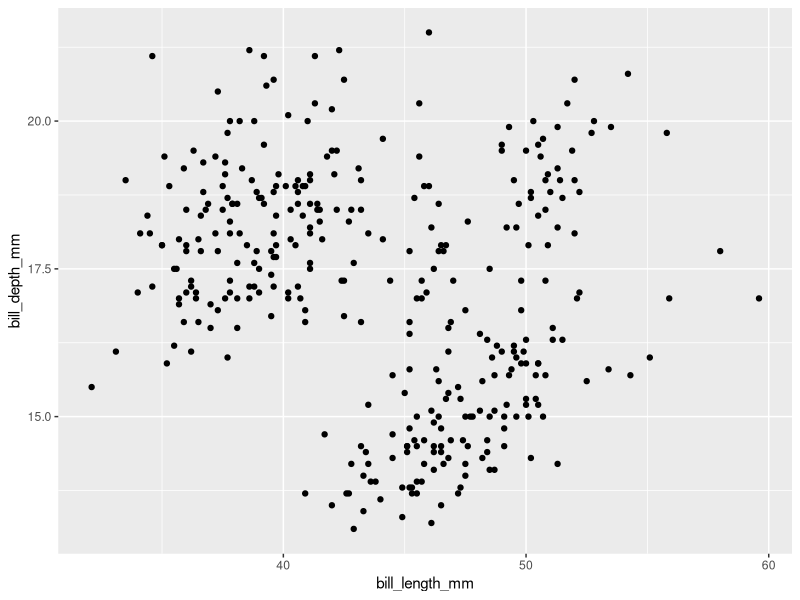
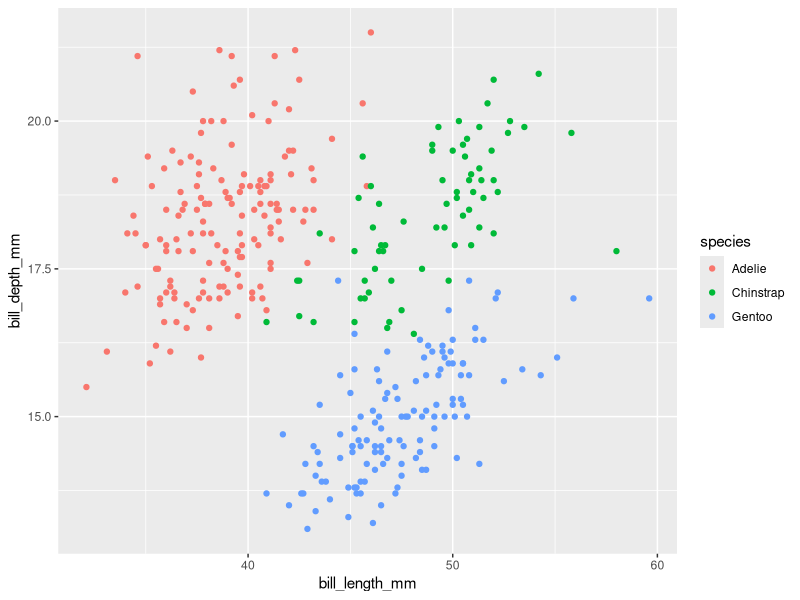
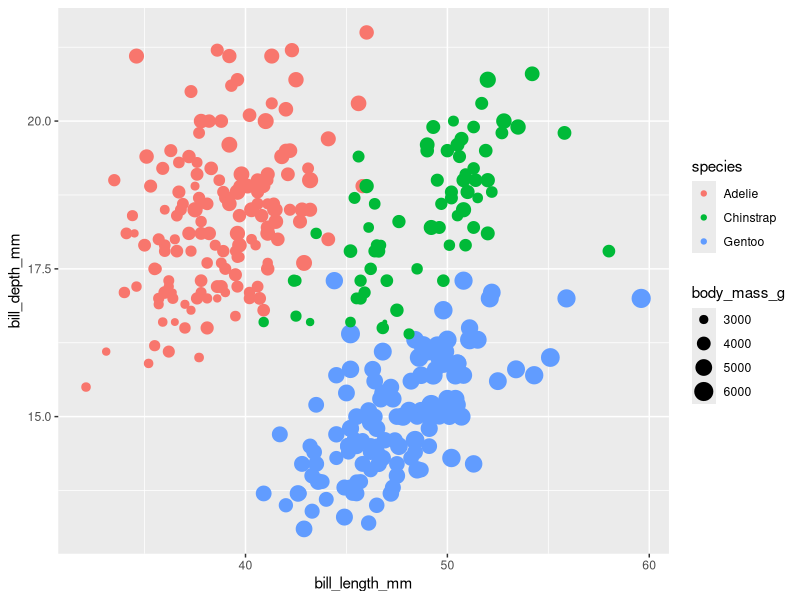
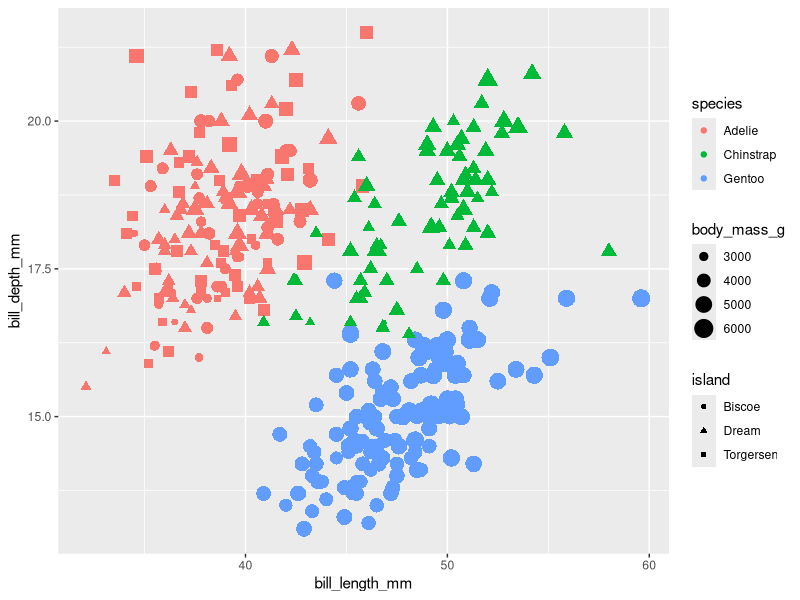
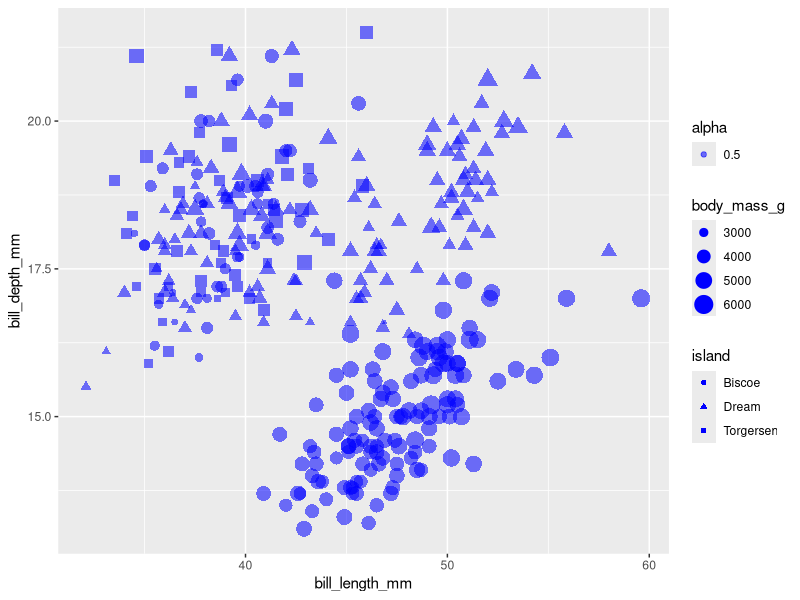
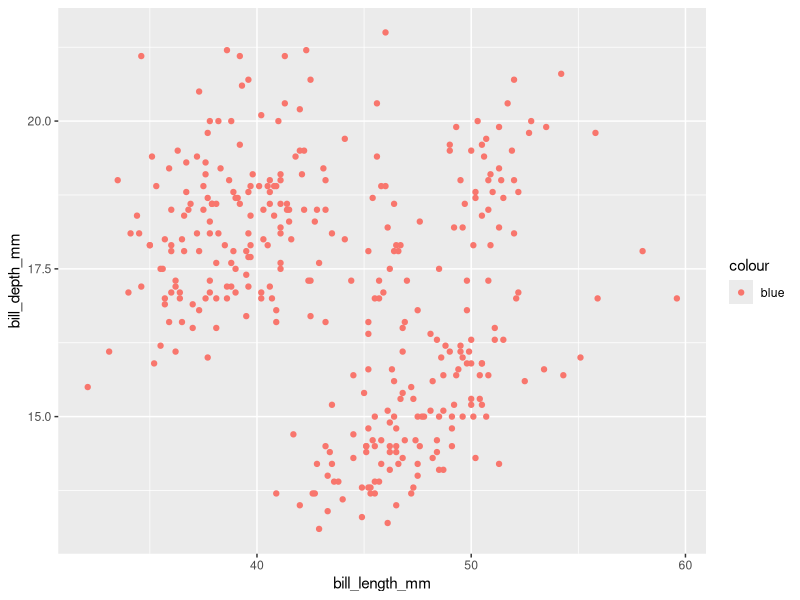
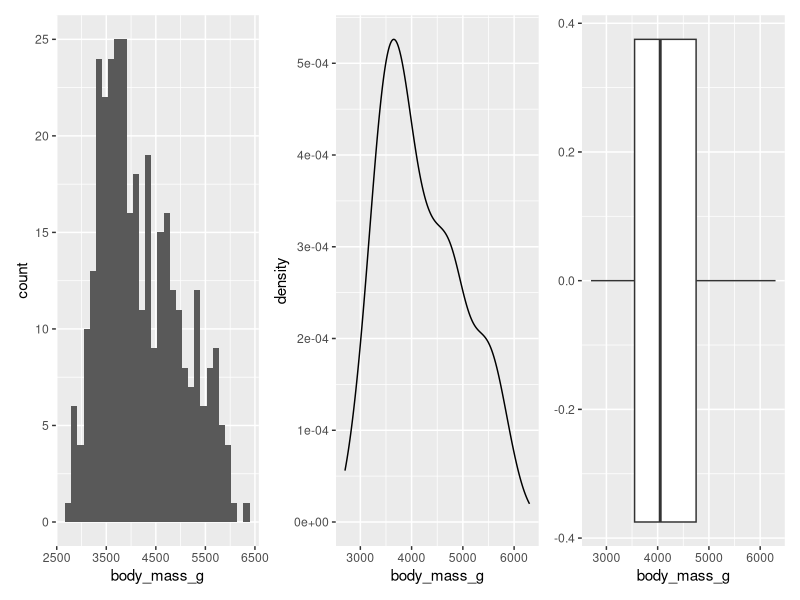
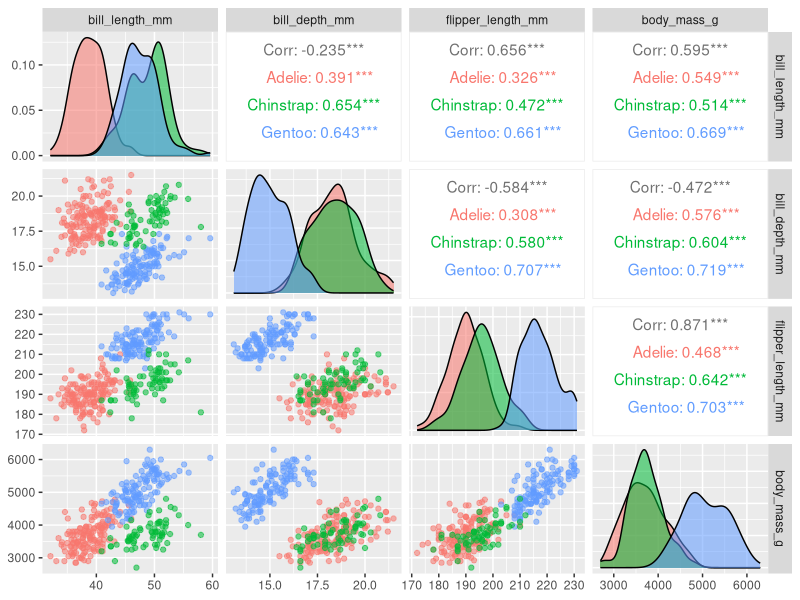

R code for these plots, in order:
## ---- chunk 1
#| code-fold: show

library(palmerpenguins)
library(tidyverse)

ggplot(data = penguins) + 
  geom_point(mapping = aes(x = bill_length_mm, y = bill_depth_mm))
## ---- chunk 2
#| code-fold: show

ggplot(data = penguins) + 
  geom_point(mapping = aes(x = bill_length_mm, y = bill_depth_mm, 
                           color = species))
## ---- chunk 3
#| code-fold: show

ggplot(data = penguins) + 
  geom_point(mapping = aes(x = bill_length_mm, y = bill_depth_mm, 
                           color = species, 
                           size = body_mass_g))
## ---- chunk 4
#| code-fold: show

ggplot(data = penguins) + 
  geom_point(mapping = aes(x = bill_length_mm, y = bill_depth_mm, 
                           color = species, 
                           size = body_mass_g, 
                           shape=island))
## ---- chunk 5
#| code-fold: show

ggplot(data = penguins) + 
  geom_point(mapping = aes(x = bill_length_mm, y = bill_depth_mm, 
                           size = body_mass_g, 
                           shape=island, 
                           alpha = 0.5),
             color = "blue")
## ---- chunk 6
#| code-fold: show

ggplot(data = penguins) + 
  geom_point(mapping = aes(x = bill_length_mm, y = bill_depth_mm, 
                           color = "blue"))
## ---- chunk 7
#| code-fold: show
#| code-line-numbers: "1,4,7,10"
#| fig-width: 6
#| fig-height: 2.5
#| out-width: 600px
#| out-height: 250px

library(patchwork)

p1 <- ggplot(penguins, aes(x = body_mass_g)) + 
  geom_histogram()

p2 <- ggplot(penguins, aes(x =body_mass_g)) +
  geom_density()  

p3 <- ggplot(penguins, aes(x = body_mass_g)) +
  geom_boxplot()

p1 + p2 + p3
## ---- chunk 8
#| code-fold: show
#| message: false
#| warning: false

library(GGally)

ggpairs(penguins, columns = 3:6, (aes(color = species, alpha = 1/4)))
## ---- chunk 9
#| code-fold: show
#| warning: false
penguins |> 
  ggplot() +
  geom_histogram(aes(x = body_mass_g/1000, fill = species), bins = 30) +
  facet_wrap(vars(island), ) +
  theme(panel.spacing.x = unit(1, "lines"))
## ---- chunk 10
#| code-fold: show
#| warning: false

penguins |> 
  ggplot() +
  geom_point(aes(x = bill_length_mm, y = flipper_length_mm, color=species)) +
  facet_grid(vars(sex), vars(island)) +
  theme(panel.spacing.x = unit(1, "lines"))
## ---- chunk 11
#| code-fold: show
#| warning: false

penguins |> 
  filter(!is.na(sex)) |>
  ggplot() +
  geom_point(aes(x = bill_length_mm, y = flipper_length_mm, color=species)) +
  facet_grid(vars(sex), vars(island)) +
  theme(panel.spacing.x = unit(1, "lines"))
## ---- chunk 12
#| code-fold: show
#| warning: false

penguins |> 
  filter(!is.na(sex)) |>
  ggplot() +
  geom_point(aes(x = bill_length_mm, y = flipper_length_mm, color=island)) +
  facet_grid(vars(species), vars(sex)) +
  theme(panel.spacing.x = unit(1, "lines"))
## ---- chunk 13
#| code-fold: show
#| warning: false
#| code-line-numbers: "|5|"

penguins |> 
  filter(!is.na(sex)) |>
  ggplot() +
  geom_point(aes(x = bill_length_mm, y = flipper_length_mm, color=island)) +
  facet_grid(species ~ .) +
  theme(panel.spacing.x = unit(1, "lines"))
## ---- chunk 14
#| code-fold: true
#| warning: false
#| code-line-numbers: "3-4"

penguins |> 
  ggplot() +
  geom_histogram(aes(x = body_mass_g, y = after_stat(density), fill = species), 
                 bins = 30, show.legend = FALSE) +
  theme(
    axis.title.y = element_text(size = 24, color = "red", face = "bold")
  )
## ---- chunk 15
#| code-fold: show

machine <- read_table("datasets/MACHINE.DAT", 
                      skip = 25, 
                      col_names = c("machine", "day", "time", "sample", "diameter"), 
                      col_types = "ffffd")

machine
## ---- chunk 16
#| code-fold: show

machine |> 
  ggplot() +
  geom_point(aes(x = day, y = diameter, 
                 color = machine))
## ---- chunk 17
#| code-fold: show

machine |> 
  ggplot() +
  geom_point(aes(x = day, y = diameter, 
                 color = machine), position = "jitter")
## ---- chunk 18
#| code-fold: show

machine |> 
  ggplot() +
  geom_point(aes(x = day, y = diameter, color = machine), 
             position = position_jitter(width = 0.1))
## ---- chunk 19
#| code-fold: show

machine |> 
  ggplot() +
  geom_point(aes(x = time, y = diameter, color = machine), 
             position = position_jitter(width = 0.1))
## ---- chunk 20
#| code-fold: show

machine |> 
  mutate(machine_time = str_c(machine, time, sep = "_")) |> 
  ggplot() +
  geom_point(aes(x = machine_time, y = diameter, color=machine), position = position_jitter(width = 0.1))
## ---- chunk 21
#| code-fold: show

machine |> 
  ggplot() +
  geom_point(aes(x = machine, y = diameter, color = time), position = position_dodge(width = 0.5))
## ---- chunk 22
#| code-fold: show

machine |> 
  ggplot() +
  geom_point(aes(x = machine, y = diameter, color = time), position = position_jitterdodge(dodge.width = 0.5, jitter.width = 0.5))
## ---- chunk 23
#| code-fold: show

machine |> 
  group_by(machine, time) |>
  summarise(mean_diameter = mean(diameter), 
            sd_diameter = sd(diameter), 
            ci_diameter = 1.96 * sd(diameter) / sqrt(n())) |>
  ungroup() |>
  mutate(machine_time = str_c(machine, time, sep = "_")) |>
  ggplot() +
  geom_point(aes(x = machine_time, y = mean_diameter, color = machine), size = 4) +
  geom_errorbar(aes(x = machine_time, 
                    ymin = mean_diameter - ci_diameter, 
                    ymax = mean_diameter + ci_diameter), width = 0.25)
## ---- chunk 24
#| code-fold: show

machine |> 
  ggplot() +
  geom_density(aes(x = diameter, fill = machine), alpha=1/3) +
  geom_vline(xintercept = 0.125, linetype = "dashed") +
  scale_x_continuous(limits = c(0.1175, 0.1325)) +
  facet_grid(rows = vars(time))
## ---- chunk 25
#| code-fold: show

machine |> 
  ggplot() +
  geom_point(aes(x = machine, y = diameter, color = time), width = 0.1, position = position_jitterdodge(dodge.width = .75, jitter.width = 0.2)) +
  geom_boxplot(aes(x = machine, y = diameter, fill = time), alpha = 1/3)
## ---- chunk 26
#| code-fold: true

column_names <- c("RUN ZONE WAFER THICKNESS") |> 
  str_to_lower() |> 
  str_split(" ") |> 
  unlist()

furnace <- read_table("datasets/FURNACE.DAT", 
                      skip = 25, 
                      col_names = column_names, 
                      col_types = "iffd")

furnace |> 
  ggplot() +
  geom_point(aes(x = run, y = thickness))
## ---- chunk 27
#| code-fold: show
#| warning: false
#| code-line-numbers: "|4-9|"

penguins |> 
  ggplot() +
  geom_point(aes(x = bill_length_mm, y = bill_depth_mm, color = species)) +
  labs(title = "Bill Length and Depth Serve as Natural Classifiers", 
       subtitle = "palmerpenguins: Palmer Archipelago (Antarctica) Penguin Data",
       x = "Bill Length (mm)", 
       y = "Bill Depth (mm)", 
       color = "Species",
       caption = "https://github.com/allisonhorst/palmerpenguins")
## ---- chunk 28
#| code-fold: show

mean_bill_depth_length <- penguins |> 
  group_by(species) |> 
  summarise(mean_bill_length = mean(bill_length_mm, na.rm = TRUE), 
            mean_bill_depth = mean(bill_depth_mm, na.rm = TRUE)) |> 
  ungroup()

mean_bill_depth_length
## ---- chunk 29
#| code-fold: true
#| warning: false
#| fig-width: 8
#| fig-height: 5
#| out-width: 600px
#| out-height: 375px

library(ggrepel)

penguins |> 
  ggplot() +
  geom_point(aes(x = bill_length_mm, y = bill_depth_mm, color = species), alpha = 1/4, show.legend = FALSE) +
  geom_point(data = mean_bill_depth_length, 
             aes(x = mean_bill_length, y = mean_bill_depth, color = species),
             size = 4, show.legend = FALSE) +
  geom_label_repel(data = mean_bill_depth_length, 
            aes(x = mean_bill_length, y = mean_bill_depth, label = species, color = species), 
            size = 4, fontface = "bold", box.padding = 1, show.legend = FALSE, seed = 42) +
  labs(
    title = "Comparison of Means",
    subtitle = "Bill Length and Depth by Species",
    x = "Bill Length (mm)",
    y = "Bill Depth (mm)",
    caption = "palmerpenguins: Palmer Archipelago (Antarctica) Penguin Data"
  ) +
  theme_classic()

## ---- chunk 30
plot(morley)
## ---- chunk 31
#| code-fold: true 
#| fig-width: 8
#| fig-height: 5
#| out-width: 600px
#| out-height: 375px

furnace |> 
  ggplot() +
  geom_point(aes(x = seq_along(thickness), y = thickness)) +
  geom_hline(yintercept = 560, linetype = "dashed") +
  geom_hline(yintercept = c(460, 660), linetype = "dashed", color = "red") +
  annotate("text", x = 175, y = 560-50, label = "Target Thickness", color = "black", size = 4, fontface = "bold") +
  annotate("segment", x = 175, xend = 190, y = 520, yend = 560, 
           arrow = arrow(ends = "last", length = unit(0.3, "cm")), 
           size = 0.5, color = "black") +
  annotate("text", x = 20, y = 460+10, label = "Lower Control Limit", color = "red", size = 4, fontface = "bold") +
  annotate("text", x = 20, y = 660-10, label = "Upper Control Limit", color = "red", size = 4, fontface = "bold") +
  labs(
    title = "Run Sequence Plot of Furnace Data",
    subtitle = "Thickness of processed wafers",
    x = "Sample Number",
    y = "Thickness (Å)",
    caption = "\nhttps://www.itl.nist.gov/div898/handbook/ppc/section5/ppc511.htm"
  ) +
  theme_classic()
## ---- chunk 32
#| code-fold: show  

# Font looks close to google font "work sans"  

pew_data <- c(38, 35, 31, 30, 26, 31, 32, 27, 22, 15, 8)
years <- 2013:2023
color = "#ed9d09"

pew_df <- tibble(year = years, percent = pew_data)
pew_df
## ---- chunk 33
#| code-fold: true
#| fig-width: 8
#| fig-height: 5
#| out-width: 600px
#| out-height: 375px

library(ggtext)

caption_text = paste(str_wrap("Source: Pew Research Center analysi of a random selection of URLs collected by the Common Crawl web repository (n=999,989) and checked using page and DNS response codes. Web pages defined as inaccessible if they returned a status code of 204, 400, 404, 410, 500, 501, 502, 503, 523 or did not return a valid status code.",
                 width = 86),
        "\n\"When Online Content Disappears\"")

pew_df |> 
  ggplot() +
  geom_line(aes(x = year, y = percent), color = color, linewidth = 3) +
  geom_point(aes(x = year, y = percent), shape = 21 , color = color, fill = "white", size = 4, stroke = 1) +
  geom_text(aes(x = year, y = percent, label = paste0(percent, "%")), nudge_y = 2.2, nudge_x = 0.0, size = 4, color = color, data = filter(pew_df, year == 2013)) +
  geom_text(aes(x = year, y = percent, label = percent), nudge_y = 2.2, nudge_x = 0, size = 4, color = color, data = filter(pew_df, year >= 2014)) +
#  annotate("text", x = 2014.05, y = 5, label = "PEW RESEARCH CENTER", color = "black", size = 4, fontface = "bold") +
  labs(
    title = "38% of webpages from 2013 are no longer accessible",
    subtitle = "% of links from each year that are no longer accessible as of October 2023",
    x = "",
    y = NULL,
    caption = caption_text,
    tag = "PEW RESEARCH CENTER"
    ) +
  theme_minimal() +
  scale_y_continuous(limits = c(5, 42)) +
  scale_x_continuous(limits = c(2012.75, 2023.25), breaks = 2013:2023) +
  theme(
    plot.title = element_markdown(size = 20, face = "bold"),
    plot.title.position = "plot",
    plot.subtitle = element_markdown(size = 14, face = "italic", color = "#666666"),
    plot.caption = element_text(size = 12, face = "italic", hjust = 0, color = "#666666"),
    plot.caption.position = "plot",
    axis.text.x = element_text(size = 12),
    axis.line.x = element_line(color = "black"),
    axis.ticks.x = element_line(color = "black"),
    axis.text.y = element_blank(),
    plot.tag.location = "plot",
    plot.tag.position = "bottomright",
    plot.tag = element_text(size = 12, face = "bold", color = "black"),
    panel.grid = element_blank()
  )
